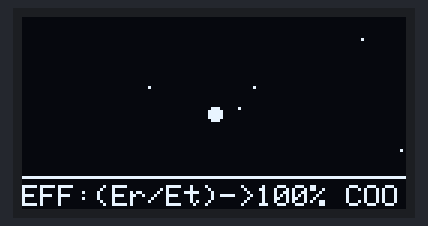
Bench run of a sketch on a simulated ESP32. Shown: 128×64 one-colour display. Random numbers use the default seed unless the sketch sets one.

Above: at 0.2 s.
At 5.1 s:
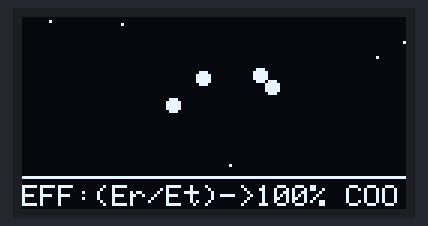
At 9.99 s:
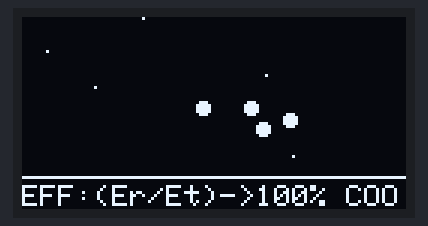
At 19.78 s:
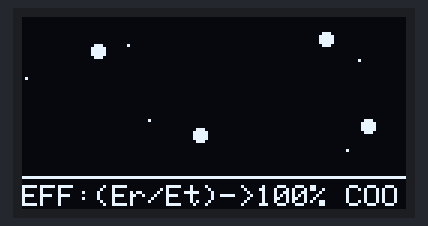
At 29.57 s:
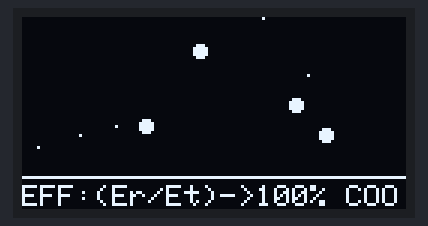
At 39.67 s:
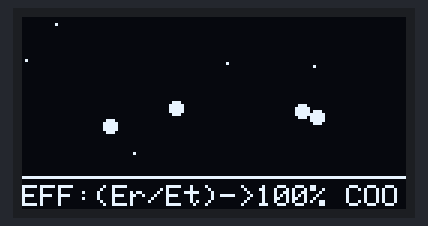

The sketch:

ColdChip_v1_Seed.ino
```cpp
/* * Cold Chip Project v1.0 - Open Source Seed
 * 冷芯项目 v1.0 - 开源种子版
 * 核心思想：计算不应产生温升 (Computation shouldn't be hot)
 */

#include <Wire.h>
#include <Adafruit_GFX.h>
#include <Adafruit_SSD1306.h>

#define SCREEN_WIDTH 128
#define SCREEN_HEIGHT 64
Adafruit_SSD1306 display(SCREEN_WIDTH, SCREEN_HEIGHT, &Wire, -1);

// --- 1. 结构体定义 (已修复编译报错) ---
struct Photon {
  float x, y;
  int target;
  bool active; // 修复：必须包含此成员以解决逻辑判定报错
};

// --- 2. 基础模拟参数 ---
Photon particles[4];
float efficiency = 99.0; // 初始效率模拟

void setup() {
  // 初始化屏幕 (使用 ESP32 默认 I2C 引脚 21, 22)
  Wire.begin(21, 22);
  if(!display.begin(SSD1306_SWITCHCAPVCC, 0x3C)) {
    for(;;); // 屏幕初始化失败则停止
  }

  display.clearDisplay();

  // 初始化基础光子流
  for(int i=0; i<4; i++) {
    particles[i].x = 64;
    particles[i].y = 32;
    particles[i].target = i;
    particles[i].active = true;
  }
}

void loop() {
  display.clearDisplay();

  // --- A. 渲染冷场背景 ---
  for(int i=0; i<5; i++) {
    display.drawPixel(random(128), random(50), WHITE);
  }

  // --- B. 演示逻辑：光子避热流转 ---
  for(int i=0; i<4; i++) {
    if(particles[i].active) {
      // 模拟信号在 0.5nm 逻辑岛屿间的无损传输
      display.fillCircle(particles[i].x, particles[i].y, 2, WHITE);

      // 简单的随机游走，模拟基础避热路径
      particles[i].x += random(-2, 3);
      particles[i].y += random(-2, 3);

      // 边界锁定，防止信号溢出
      if(particles[i].x < 0 || particles[i].x > 128) particles[i].x = 64;
      if(particles[i].y < 0 || particles[i].y > 50) particles[i].y = 32;
    }
  }

  // --- C. 核心公式横向展示 (直观版) ---
  display.drawFastHLine(0, 53, 128, WHITE);
  display.setTextSize(1);
  display.setTextColor(WHITE);
  display.setCursor(0, 56);

  // 展示我们的非耗散口号
  display.print("EFF:(Er/Et)->100% COOL"); //

  display.display();
  delay(30);
}
```
